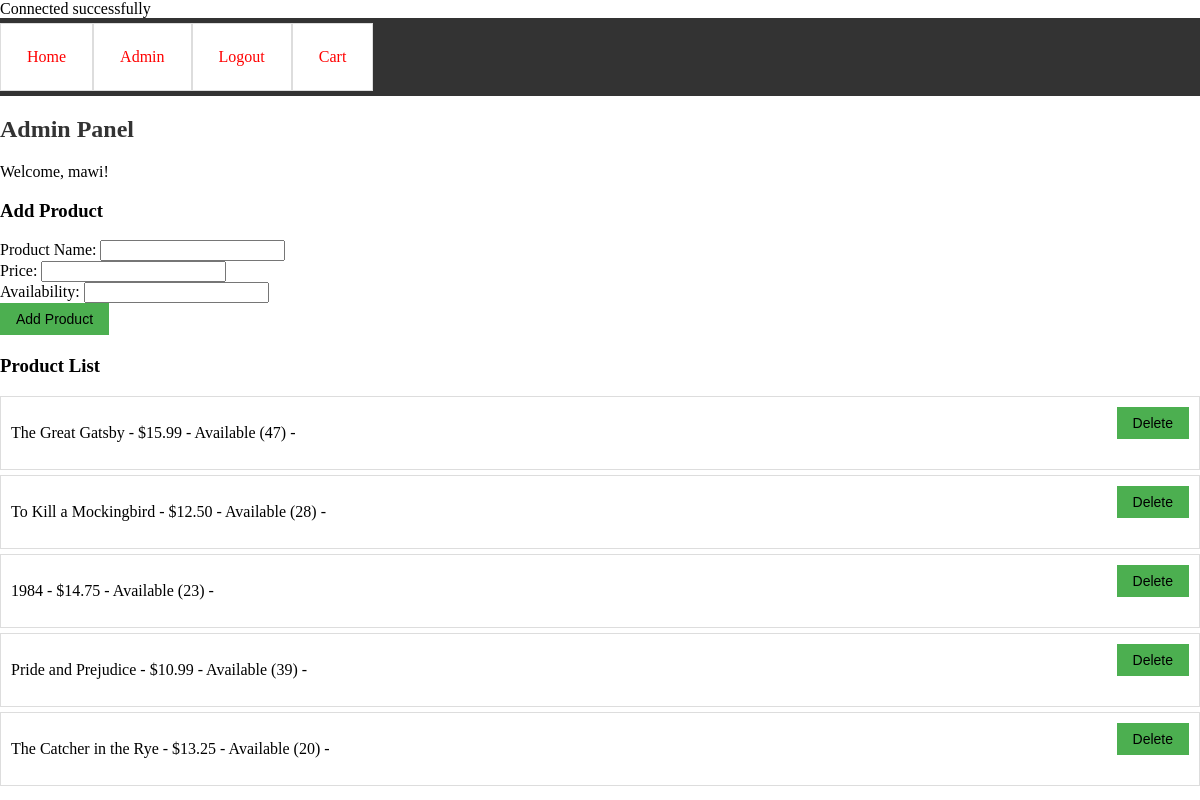
Screenshot of /admin.php (signed in) with the database file from the repository.
### tables this page shows
CREATE TABLE `products` (
  `id` int(11) NOT NULL,
  `name` varchar(100) NOT NULL,
  `price` decimal(10,2) NOT NULL,
  `availability` int(11) NOT NULL
);

### admin.php (the view, shortened to what this page needs)
<?php
require_once('db.php');
$stmt = $con->query("SELECT * FROM products");
$products = $stmt->fetchAll();
?>
<!DOCTYPE html>
<html lang="en">
<head>
    <link rel="stylesheet" href="style.css">
</head>
<body>
    <nav>
        <ul>
            <li><a href="index.php">Home</a></li>
            <?php if (isset($_SESSION['user_id'])): ?>
                <li><a href="admin.php">Admin</a></li>
                <li><a href="logout.php">Logout</a></li>
            <?php else: ?>
                <li><a href="login.php">Login</a></li>
                <li><a href="register.php">Register</a></li>
            <?php endif; ?>
            <li><a href="cart.php">Cart</a></li>
        </ul>
    </nav>
    <h2>Admin Panel</h2>
    <p>Welcome, <?php echo $_SESSION['username']; ?>!</p>
    <h3>Add Product</h3>
    <form action="admin.php" method="post">
        <label for="name">Product Name:</label>
        <input type="text" name="name" required><br>
        <label for="price">Price:</label>
        <input type="text" name="price" required><br>
        <label for="availability">Availability:</label>
        <input type="text" name="availability" required><br>
        <button type="submit" name="add_product">Add Product</button>
    </form>
    <h3>Product List</h3>
    <ul>
        <?php foreach ($products as $product): ?>
            <li>
                <?php echo $product['name']; ?> -
                <?php echo '$' . $product['price']; ?> -
                <?php echo $product['availability'] > 0 ? 'Available (' . $product['availability'] . ')' : 'Out of stock'; ?> -
                <form action="admin.php" method="post" style="display: inline;">
                    <button type="submit" name="delete_product">Delete</button>
                </form>
            </li>
        <?php endforeach; ?>
    </ul>
</body>
</html>

### style.css (style rules this page uses)
body, ul { margin: 0; padding: 0; }
nav { background-color: #333; overflow: hidden; }
nav ul { list-style-type: none; margin: 0; padding: 0; overflow: hidden; }
nav li { float: left; }
nav a { display: block; color: red; text-align: center; padding: 14px 16px; text-decoration: none; }
h2 { color: #333; }
ul { list-style-type: none; padding: 0; }
li { background-color: white; margin: 5px 0; padding: 10px; border: 1px solid #ddd; display: flex; justify-content: space-between; align-items: center; }
button { background-color: #4CAF50; color: black; border: none; padding: 8px 16px; text-align: center; text-decoration: none; display: inline-block; font-size: 14px; cursor: pointer; }
p { margin-top: 10px; }
form { margin-bottom: 20px; }

### rows the page displays
products: name "The Great Gatsby", price "15.99", availability "47"
products: name "To Kill a Mockingbird", price "12.50", availability "28"
products: name "1984", price "14.75", availability "23"
products: name "Pride and Prejudice", price "10.99", availability "39"
products: name "The Catcher in the Rye", price "13.25", availability "20"

### other values shown
$_SESSION['username'] "mawi"
